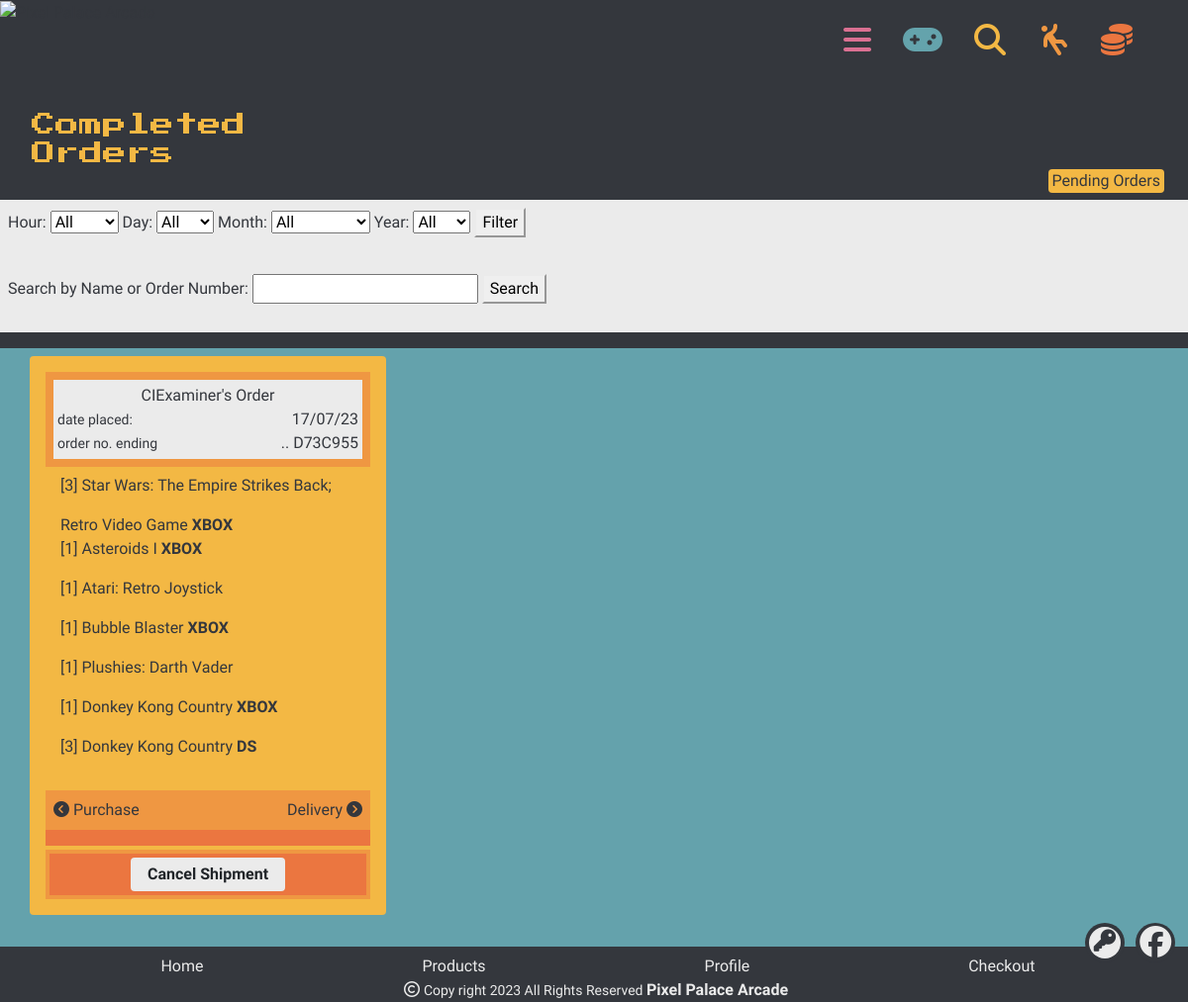
The app's page /administration/completed_orders/ (signed in) with its own data.
### checkout/models.py (models this page shows, shortened)
class Order(models.Model):
    order_number = models.CharField(max_length=32, null=False, editable=False)
    user_profile = models.ForeignKey(UserProfile, on_delete=models.SET_NULL,
                                     null=True, blank=True,
                                     related_name='orders')
    full_name = models.CharField(max_length=50, null=False, blank=False)
    email = models.EmailField(max_length=254, null=False, blank=False)
    phone_number = models.CharField(max_length=20, null=False, blank=False)
    country = CountryField(blank_label='Country *', null=False, blank=False)
    postcode = models.CharField(max_length=20, null=True, blank=True)
    town_or_city = models.CharField(max_length=40, null=False, blank=False)
    street_address1 = models.CharField(max_length=80, null=False, blank=False)
    street_address2 = models.CharField(max_length=80, null=True, blank=True)
    county = models.CharField(max_length=80, null=True, blank=True)
    date = models.DateTimeField(auto_now_add=True)
    delivery_cost = models.DecimalField(max_digits=6, decimal_places=2,
                                        null=False, default=0)
    order_total = models.DecimalField(max_digits=10,
                                      decimal_places=2, null=False, default=0)
    grand_total = models.DecimalField(max_digits=10,
                                      decimal_places=2, null=False, default=0)
    original_bag = models.TextField(null=False, blank=False, default='')
    stripe_pid = models.CharField(max_length=254,
                                  null=False, blank=False, default='')
    completed = models.BooleanField(default=False)

class OrderLineItem(models.Model):
    order = models.ForeignKey(Order, null=False, blank=False,
                              on_delete=models.CASCADE,
                              related_name='lineitems')
    product = models.ForeignKey(Product, null=False, blank=False,
                                on_delete=models.CASCADE)
    product_variant = models.CharField(max_length=20, null=True, blank=True)
    quantity = models.IntegerField(null=False, blank=False, default=0)
    lineitem_total = models.DecimalField(max_digits=6, decimal_places=2,
                                         null=False, blank=False,
                                         editable=False)

### products/models.py (models this page shows, shortened)
class Product(models.Model):
    category = models.ForeignKey('Category', null=True,
                                 blank=True, on_delete=models.SET_NULL)
    name = models.CharField(max_length=254)
    description = models.TextField()
    has_variants = models.BooleanField(default=False, null=True, blank=True)
    price = models.DecimalField(max_digits=6, decimal_places=2)
    aggregaterating = models.DecimalField(max_digits=6, decimal_places=2,
                                          null=True, blank=True)
    reviewed = models.BooleanField(default=False, null=True, blank=True)
    image_url = models.URLField(max_length=1824, null=True, blank=True)
    image = models.ImageField(null=True, blank=True)
    @property
    def aggregaterating(self):
        return self.calculate_average_rating()

### administration/views.py (the view, shortened to what this page needs)
# urls.py: path('completed_orders/', views.completed_orders,
def completed_orders(request):
    complete_orders = Order.objects.filter(completed=True)
    filter_form = MonthYearFilterForm(request.GET)
    if filter_form.is_valid():
        month = filter_form.cleaned_data.get('month')
        year = filter_form.cleaned_data.get('year')
        hour = filter_form.cleaned_data.get('hour')
        day = filter_form.cleaned_data.get('day')
        if month:
            complete_orders = complete_orders.filter(date__month=month)
        if year:
            complete_orders = complete_orders.filter(date__year=year)
        if hour:
            complete_orders = complete_orders.filter(date__hour=hour)
        if day:
            complete_orders = complete_orders.filter(date__day=day)
    search_query = request.GET.get('search')
    if search_query:
        complete_orders = complete_orders.filter(
            Q(full_name__icontains=search_query) | Q(
                order_number__icontains=search_query)
        )
    cancel_form = MarkOrderIncompleteForm()
    context = {
        'cancel_form': cancel_form,
        'filter_form': filter_form,
        'complete_orders': complete_orders,
    }
    return render(request, 'administration/completed_orders.html', context)

### administration/forms.py
class MarkOrderIncompleteForm(forms.Form):
    order_id = forms.IntegerField(widget=forms.HiddenInput())

### bag/contexts.py (called while the page is built, shortened)
def bag_contents(request):
    bag_items = []  # List to store items in the bag
    total = 0  # Total price of all items in the bag
    product_count = 0  # Total quantity of all products in the bag
    bag = request.session.get('bag', {})  # Retrieve bag data from the session
    if total < settings.FREE_DELIVERY_THRESHOLD:
        delivery = total * Decimal(settings.STANDARD_DELIVERY_PERCENTAGE / 100)
        free_delivery_delta = settings.FREE_DELIVERY_THRESHOLD - total
    else:
        delivery = 0
        free_delivery_delta = 0
    grand_total = delivery + total
    context = {
        'bag_items': bag_items,
        'total': total,
        'product_count': product_count,
        'delivery': delivery,
        'free_delivery_delta': free_delivery_delta,
        'free_delivery_threshold': settings.FREE_DELIVERY_THRESHOLD,
        'grand_total': grand_total,
    }
    return context

### administration/templates/administration/completed_orders.html (shortened to what this page needs)
{% extends "base.html" %}
{% load static %}
{% block content %}
{% if user.is_superuser %}
    <div class="max-content rounded m-3">
        <div class="white-75 d-flex rounded">
        <div class="start-font display-4 section-heading m-0 p-0">
            <h4 class="xanthous-text m-2 p-2">Completed<br>Orders</h4>
        </div>
        </div>
    </div>
    <div class="max-content rounded m-1 section-secondary-heading">
        <div class="orange-75 d-flex p-1 rounded">
            <div class="xanthous rounded">
                <a href="{% url 'pending_orders' %}" class="play-font m-0 p-0">
                    <p class="m-0 px-1 py-0 whitespace-nowrap">Pending Orders</p>
                </a>
            </div>
        </div>
    </div>
    <div class="container-fluid moonstone big-bottom">
        <div class="row">
            {% if complete_orders %}
            <div class="col-12 white p-2">
                <form method="get" class="mb-3">
                    {{ filter_form.hour.label_tag }}
                    {{ filter_form.hour }}
                    {{ filter_form.day.label_tag }}
                    {{ filter_form.day }}
                    {{ filter_form.month.label_tag }}
                    {{ filter_form.month }}
                    {{ filter_form.year.label_tag }}
                    {{ filter_form.year }}
                    <button type="submit">Filter</button>
                </form>
            </div>
            <div class="col-12 white p-2">
                <form method="get" class="mb-3">
                    <label for="search">Search by Name or Order Number:</label>
                    <input type="text" name="search" id="search">
                    <button type="submit">Search</button>
                </form>
            </div>
            <div class="col-12 decoration-stripe onyx"></div>
            <div class="col-12">
                {% for order in complete_orders %}
                <div class="pending-order-card my-2 col-sm-6 col-lg-4">
                    <div class="xanthous rounded mt-2 p-3">
                        <div class="butterscotch p-2">
                            <div class="white p-1">
                                <div class="text-center mb-0">{{ order.full_name }}'s Order</div>
                                <div>
                                    <small>date placed:</small>
                                    <span class="float-right">{{ order.date|date:"d/m/y" }}</span>
                                </div>
                                <span data-toggle="tooltip" data-placement="top" title="{{ order.order_number }}">
                                    <small>order no. ending</small>
                                    <span class="float-right">.. {{ order.order_number|slice:"-7:" }}</span>
                                </span>
                            </div>
                        </div>
                        <div class="pending_order_section_slider">
                            <div class="col-12">
                            <p class="mt-2 d-inline-block" style="max-width: 30ch; word-wrap: break-word;">
                                {% for lineitem in order.lineitems.all %}
                                <p class="text-right d-inline-block">[{{ lineitem.quantity }}]</p>
                                {{ lineitem.product.name }}
                                {% if lineitem.product_variant %}
                                <strong>{{ lineitem.product_variant|upper }}</strong>
                                {% endif %}
                                <br>
                                {% endfor %}
                            </p>
                            </div>
                        </div>
                        <div class="butterscotch p-1 d-flex align-items-center justify-content-between">
                            <span class="mb-0 p-1 pointer-on-hover butterscotch float-left scroll-buttons scrollLeftButton">
                            <i class="fa-solid fa-circle-chevron-left"></i>
                            Purchase
                            </span>
                            <span class="mb-0 p-1 pointer-on-hover butterscotch float-right scroll-buttons scrollRightButton">
                            Delivery
                            <i class="fa-solid fa-circle-chevron-right"></i>
                            </span>
                        </div>
                        <div class="col-12 mt-0 decoration-stripe orange mb-1"></div>
                        <span class="text-center mt-0">
                            <form method="post">
                            <div class="butterscotch p-1">
                                <div class="orange">
                                    <button type="submit" class="btn white my-1 p-1 px-3">
                                        <strong>Cancel Shipment</strong>
                                    </button>
                                </div>
                            </div>
                            </form>
                        </span>
                    </div>
                </div>
                {% endfor %}
            </div>
        {% endif %}
        </div>
    </div>
    {% else %}
    <script>
        // JavaScript code to redirect to the homepage for rouge users
        window.location.href = "{% url 'home' %}";
    </script>
    {% endif %}
{% endblock %}

### static/css/base.css (style rules this page uses)
body { height: 100%; width: 100%; margin: 0 !important; overflow-y: auto; background: #34373D; font-family: 'Play', sans-serif; color: #34373D; z-index: -10; }
a { color: inherit; }
button { border-color: #EBEBEB; }
.big-bottom { padding-bottom: 5rem; }
.whitespace-nowrap { white-space: nowrap !important; }
.pointer-on-hover { cursor: pointer; }
.decoration-stripe { height: 1rem; width: 100%; margin: 0; }
.pending_order_section_slider { display: flex; overflow-x: auto; }
.section-secondary-heading { position: absolute; right: 1rem; top: 10.2rem; }
.butterscotch { white-space: nowrap; }
.moonstone { background: #64A2AC; }
.xanthous { background: #F3B844; }
.butterscotch { background: #EF9742; }
.orange { background: #EB7640; }
.white { background: #EBEBEB; }
.onyx { background: #34373D; }
.xanthous-text { color: #F3B844; }
.start-font { font-family: 'Press Start 2P', cursive; }
.play-font { font-family: 'Play', sans-serif; }

### records on screen
Order: full_name "CIExaminer", date "17/07/23", order_number "D73C955"
OrderLineItem: quantity "3", product.name "Star Wars: The Empire Strikes Back; Retro Video Game", product_variant "XBOX"
OrderLineItem: quantity "1", product.name "Asteroids I", product_variant "XBOX"
OrderLineItem: quantity "1", product.name "Atari: Retro Joystick"
OrderLineItem: quantity "1", product.name "Bubble Blaster", product_variant "XBOX"
OrderLineItem: quantity "1", product.name "Plushies: Darth Vader"
OrderLineItem: quantity "1", product.name "Donkey Kong Country", product_variant "XBOX"
OrderLineItem: quantity "3", product.name "Donkey Kong Country", product_variant "DS"

### other values on screen
{{ filter_form.hour.label_tag }} "Hour:"
{{ filter_form.day.label_tag }} "Day:"
{{ filter_form.month.label_tag }} "Month:"
{{ filter_form.year.label_tag }} "Year:"
